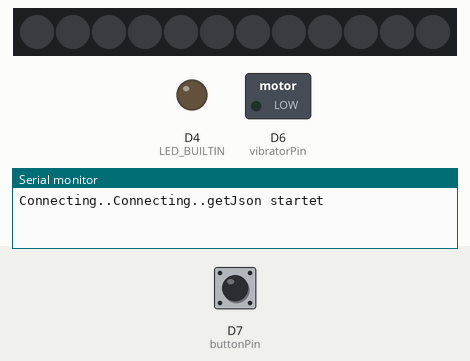
Simulated run of this sketch. Board: ESP8266 (NodeMCU). Parts: 12 RGB LEDs in strip order, left to right, switched loads named in the sketch (green lamp = pin HIGH), output pins drawn as LEDs (lit = HIGH, except the on-board LED, lit = LOW), the last lines printed to the serial monitor. The inputs (shaded band) are chosen by the test bench; at power-on: D7 (buttonPin) LOW. Dim RGB values are drawn brighter than linear; WiFi joins after 1.5 s; servers stay silent unless stated.

Above: at 3.2 s.
3.3 s: D7 (buttonPin) pulled HIGH for 0.3 s
At 9.01 s:
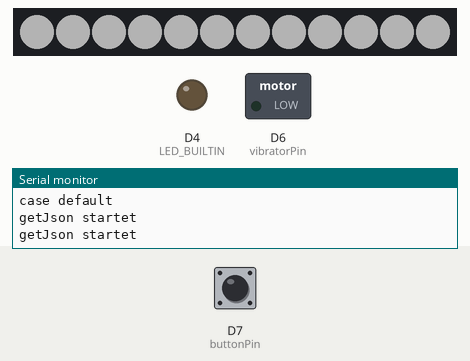
Timing chart, 0 to 10.5 s (numbered marks = the images above; inputs shaded):
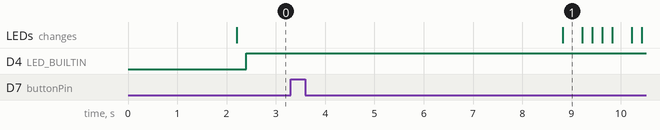

Measured:
- after the input at 3.3 s, the LEDs: change after 5.5 s (image 1)

The sketch:

mindfullstone.ino
```cpp
#include <ESP8266WiFi.h>
#include <ESP8266HTTPClient.h>
#include <ArduinoJson.h>
#include <FastLED.h>
#include <math.h>

#define NUM_LEDS 12
#define LEDPin D5

CRGB leds[NUM_LEDS];

const char* ssid = "iPhone 5s";
const char* password = "12345678";

const int buttonPin = D7;
const int vibratorPin = D6;

int buttonState = 0;
int chakraColor = 0;
int nextChakraColor = 0;
int vibrationFrq = 0;

unsigned long previousMillis = 0;
const long interval = 1000;
int ledState = LOW;

unsigned long previousMillisBreathe = 0;
const long intervalBreathe = 6;
bool breathe = false;
int breatheI = 0;
bool breatheUp = true;

void setup () {

  FastLED.addLeds<NEOPIXEL, LEDPin>(leds, NUM_LEDS);

  pinMode(buttonPin, INPUT);
  pinMode(LED_BUILTIN, OUTPUT);
  pinMode(vibratorPin, OUTPUT);

  Serial.begin(115200);
  WiFi.begin(ssid, password);

  while (WiFi.status() != WL_CONNECTED) {

    delay(1000);
    Serial.print("Connecting..");

  }

}


void buttonPress(bool state) {
  String url = "";
  if (state) {
      url = "http://loekkegaard.dk/speciale/mindfullshower/php/buttonpressed.php";
  }
  else {
      url = "http://loekkegaard.dk/speciale/mindfullshower/php/buttonunpressed.php";
    }
  if (WiFi.status() == WL_CONNECTED) { //Check WiFi connection status
    HTTPClient http;  //Declare an object of class HTTPClient

    http.begin(url);  //Specify request destination
               int httpCode = http.GET();   //Send the request

    if (httpCode > 0) { //Check the returning code
      Serial.println("Retrieved...");
    }
    http.end();   //Close connection
  }
}

void fadeBrightnessDown () {
  for (int i= breatheI; i >= 0; i--){
    FastLED.setBrightness(i);
    FastLED.show();
  }
}

void animateLED() {
  Serial.print("animateLED ");
  for (int i=0; i <= 12; i++){
    switch (chakraColor) {
    case 1:
      leds[i] = CRGB( 255,0,0);
      Serial.println("case 1");
      break;
    case 2:
      leds[i] = CRGB( 255,106,0);
      Serial.println("case 2");
      break;
    case 3:
      leds[i] = CRGB( 168,255,0);
      Serial.println("case 3");
      Serial.println(i);
      break;
    case 4:
      leds[i] = CRGB( 0,255,51);
      Serial.println("case 4");
      break;
    case 5:
      leds[i] = CRGB( 0,122,255);
      Serial.println("case 5");
      break;
    case 6:
      leds[i] = CRGB( 34,0,255);
      Serial.println("case 6");
      break;
    case 7:
      leds[i] = CRGB( 93,0,199);
      Serial.println("case 7");
      break;
    default:
      leds[i] = CRGB( 255,255,255);
      Serial.println("case default");
      break;
    }
  }
}

void getJson () {
  Serial.println("getJson startet");
  ledState = LOW;
  if (WiFi.status() == WL_CONNECTED) { //Check WiFi connection status
    HTTPClient http;  //Declare an object of class HTTPClient
    http.begin("http://loekkegaard.dk/speciale/mindfullshower/server.json");  //Specify request destination
    int httpCode = http.GET();                                                  //Send the request

    if (httpCode > 0) { //Check the returning code

      String payload = http.getString();   //Get the request response payload
      StaticJsonBuffer<200> jsonBuffer;
      JsonObject& root = jsonBuffer.parseObject(payload);
      if (chakraColor != root["chakra"]) {
          nextChakraColor = root["chakra"];
      }
      vibrationFrq = root["vibration"];
      Serial.println(chakraColor);
      Serial.print(vibrationFrq);
    }
    http.end();   //Close connection
  }
  ledState = HIGH;
}

void loop() {

  // read the state of the pushbutton value:
  buttonState = digitalRead(buttonPin);

  // check if the pushbutton is pressed.
  // if it is, the buttonState is HIGH:
  if (buttonState == HIGH) {
    buttonPress(true);
    animateLED();
    delay(5000);
    getJson();
  } else {
    buttonPress(false);
  }

  unsigned long currentMillis = millis();
  if(currentMillis - previousMillisBreathe >= intervalBreathe) {
    previousMillisBreathe = currentMillis;
    if (breatheUp) { breatheI = breatheI + 10; }
    else {
      if (breatheI < 50) { breatheI = breatheI -5; }
      else {breatheI = breatheI -7;} }
    FastLED.setBrightness(breatheI);
    FastLED.show();
    if (breatheI > 200) { breatheUp = false; }
    else if (breatheI < 10) {
      if (nextChakraColor != chakraColor) {
        chakraColor = nextChakraColor;
        animateLED();
      }
      breatheUp = true; }
  }

  if(currentMillis - previousMillis >= interval) {
    previousMillis = currentMillis;
    getJson();
  }

  digitalWrite(LED_BUILTIN, ledState);
  analogWrite(vibratorPin, vibrationFrq);

}
```
